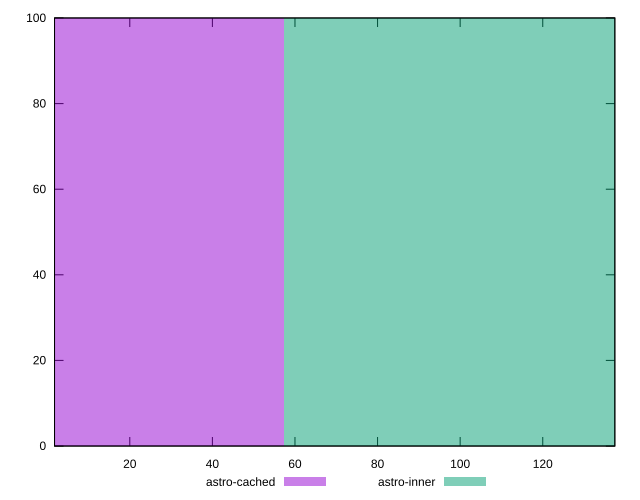

Source code (gnuplot):
reset

$astroCached <<EOF
0 100
EOF

$astroInner <<EOF
114.57354727300932 100
EOF

set key outside below
set boxwidth 114.57354727300932
set xrange [1.776:137.453]
set yrange [0:100]
set trange [0:100]
set style fill transparent solid 0.5 noborder
set terminal svg size 640, 500 enhanced background rgb 'white'
set output "reports/report_00033_2021-03-01T14-23-16.841Z/server-response-time/comparison/histogram/1_vs_2.svg"

plot $astroCached title "astro-cached" with boxes, \
     $astroInner title "astro-inner" with boxes

reset
